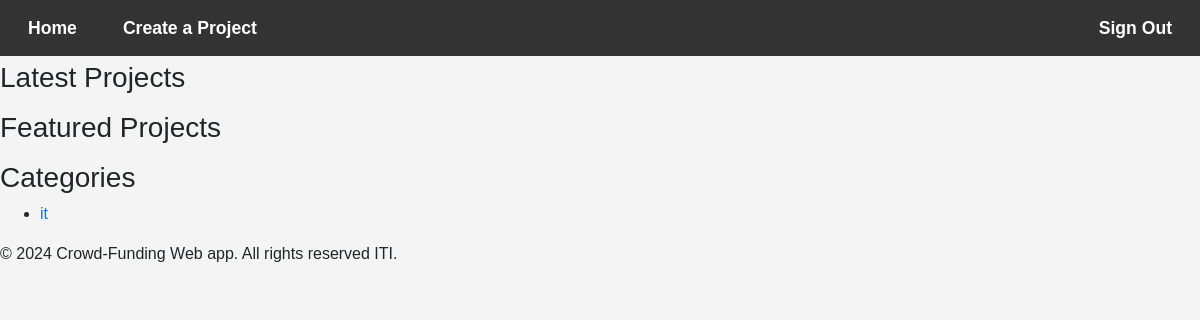
The app's page /, older data.
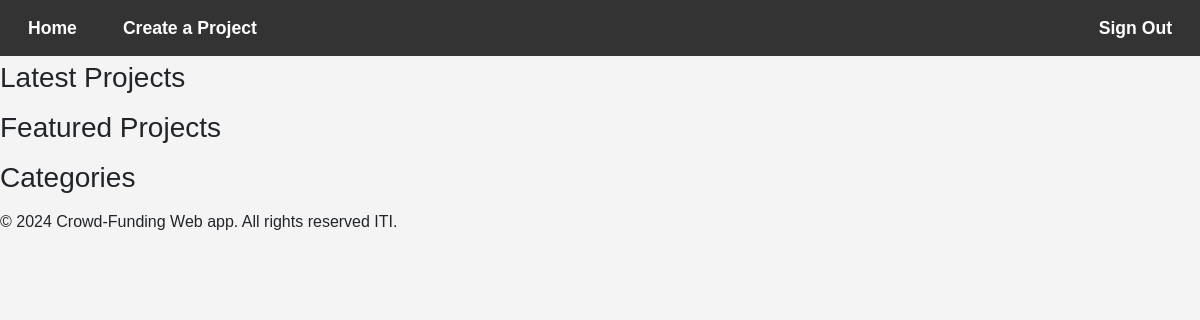
The same page, newer data.
### projects/models.py (models this page shows, shortened)
class Category(models.Model):
    name = models.CharField(max_length=50)

### registration/views.py (the view)
# urls.py: 2. Add a URL to urlpatterns:  path('', views.home, name='home')
def home(request):
    latest_projects = Project.objects.filter(end_time__gte=timezone.now()).order_by('-start_time')[:5]
    featured_projects = Project.objects.filter(is_featured=True, end_time__gte=timezone.now()).order_by('-start_time')[:5]
    categories = Category.objects.all()
    return render(request, "registration/home.html", {
        'latest_projects': latest_projects,
        'featured_projects': featured_projects,
        'categories': categories,
    })

### templates/registration/home.html (shortened to what this page needs)
{% extends 'base.html' %}
{% load static %}
{% block css %}
<link rel="stylesheet" href="{% static 'css/home.css' %}">
{% endblock %}
{% block body %}
<h3>Latest Projects</h3>
<h3>Featured Projects</h3>
<h3>Categories</h3>
<ul>
    {% for category in categories %}
    <li><a href="{% url 'category_projects' category.id %}">{{ category.name }}</a></li>
    {% endfor %}
</ul>
{% endblock %}

### templates/base.html (shortened to what this page needs)
{% load static %}
<!DOCTYPE html>
<html lang="en">
<head>
    <link rel="stylesheet" href="https://maxcdn.bootstrapcdn.com/bootstrap/4.0.0/css/bootstrap.min.css"
>
    <link rel="stylesheet" href="{% static 'css/base.css' %}">
    {% block css %}
    {% endblock %}
</head>
<body>
    <header>
        <nav>
            <ul class="navbar">
                <div>
                    <li><a href="{% url 'home' %}">Home</a></li>
                    <li><a href="{% url 'create_project' %}">Create a Project</a></li>
                </div>
                <div>
                    <li><a href="{% url 'signout' %}">Sign Out</a></li>
                </div>
            </ul>
        </nav>
    </header>
    <main>
        {% block body %}{% endblock body %}
    </main>
    <footer>
        {% block footer %}
        <p>&copy; 2024 Crowd-Funding Web app. All rights reserved ITI.</p>
        {% endblock footer %}
    </footer>
</body>
</html>

### static/css/base.css (style rules this page uses)
body { font-family: Arial, sans-serif; background-color: #f4f4f4; padding: 0; }
.navbar { list-style-type: none; margin-bottom: 5px; padding: 5px; overflow: hidden; background-color: #333; display: flex; justify-content: space-between; }
.navbar li { float: left; }
.navbar li a { display: block; font-size: 1.1rem; color: #fff; font-weight: 600; text-align: center; padding: 10px 18px; margin: 0 5px; text-decoration: none; transition: 0.5s ease; border-radius: 20px; }

Row changes from the older to the newer data that the page shows:
removed Category: name "it"
